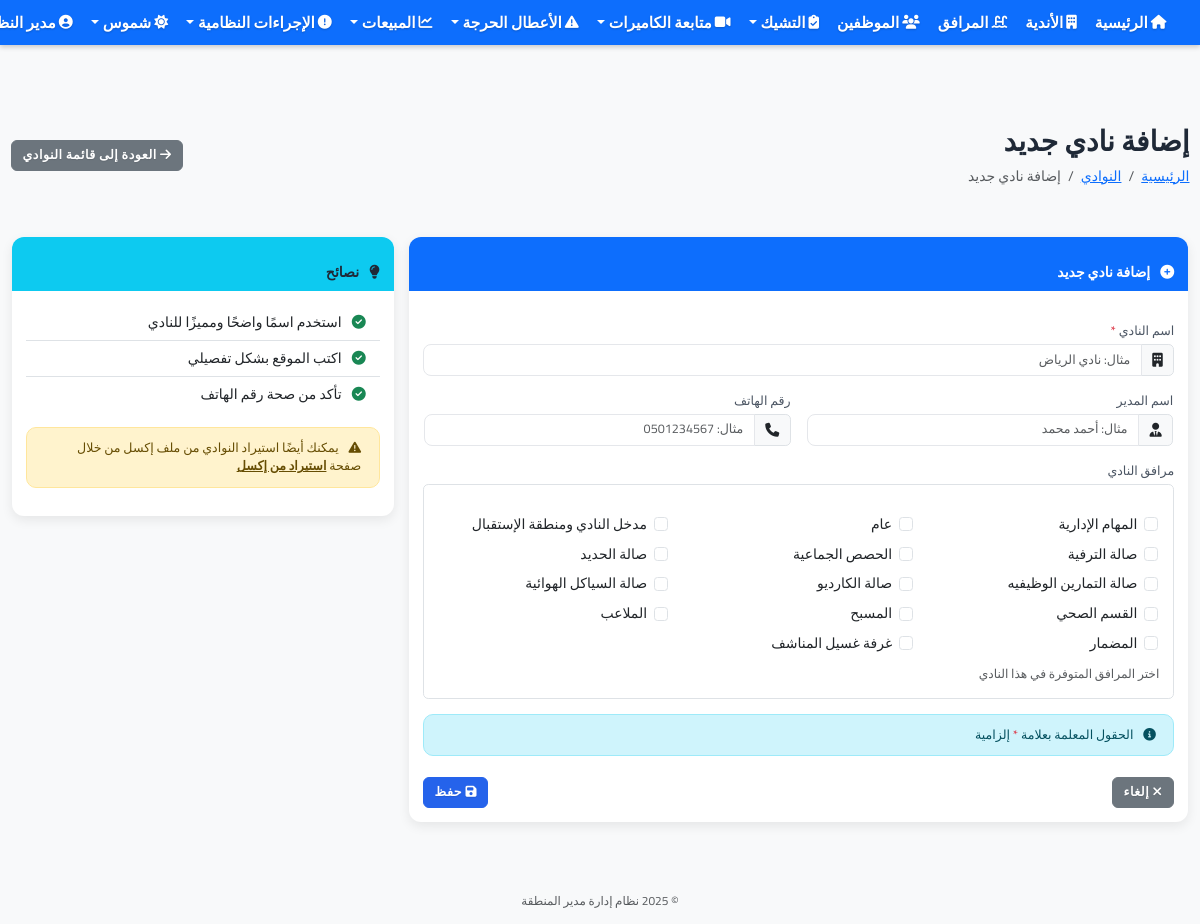
/clubs/new (signed in), run on the app's committed database.
### app.py (models this page shows, shortened)
class User(UserMixin, db.Model):
    __table__ = db.Table('user', db.metadata,
        db.Column('id', db.Integer, primary_key=True),
        db.Column('username', db.String(64), index=True, unique=True),
        db.Column('name', db.String(100)),
        db.Column('phone', db.String(20)),
        db.Column('password', db.String(128)),
        db.Column('is_admin', db.Boolean, default=False),
        db.Column('role', db.String(50), default='user'),  # الدور: admin, manager, supervisor, user
        extend_existing=True
    )
    permissions = db.relationship('Permission', secondary='user_permission', lazy='subquery',
                               backref=db.backref('users', lazy=True))
    clubs = db.relationship('Club', secondary=user_clubs, lazy='subquery',
                          backref=db.backref('users', lazy=True))
    def has_permission(self, permission_code):
        try:
            if self.is_admin:
                return True
        except Exception as e:
            print(f"خطأ في التحقق من الصلاحيات: {str(e)}")
            return False

class Facility(db.Model):
    id = db.Column(db.Integer, primary_key=True)
    name = db.Column(db.String(100), nullable=False)
    is_active = db.Column(db.Boolean, default=True)
    is_imported = db.Column(db.Boolean, default=False)  # حقل يشير إلى أن المرفق تم استيراده من ملف إكسل

### app.py (the view, shortened to what this page needs)
@app.route('/clubs/new', methods=['GET', 'POST'])
@login_required
def new_club():
    if not current_user.has_permission('add_club'):
        flash('ليس لديك صلاحية لإضافة نادي جديد')
        return redirect(url_for('clubs'))
    facilities = Facility.query.filter_by(is_imported=True).all()
    return render_template('clubs/new.html', title='إضافة نادي جديد', facilities=facilities)

### templates/clubs/new.html (shortened to what this page needs)
{% extends "base.html" %}
{% block content %}
<div class="d-flex justify-content-between align-items-center mb-4">
    <div>
        <h1>إضافة نادي جديد</h1>
        <nav aria-label="breadcrumb">
            <ol class="breadcrumb">
                <li class="breadcrumb-item"><a href="{{ url_for('index') }}">الرئيسية</a></li>
                <li class="breadcrumb-item"><a href="{{ url_for('clubs') }}">النوادي</a></li>
                <li class="breadcrumb-item active" aria-current="page">إضافة نادي جديد</li>
            </ol>
        </nav>
    </div>
    <a href="{{ url_for('clubs') }}" class="btn btn-secondary">
        <i class="fas fa-arrow-right"></i> العودة إلى قائمة النوادي
    </a>
</div>
<div class="row">
    <div class="col-md-8">
        <div class="card">
            <div class="card-header bg-primary text-white">
                <h4 class="mb-0"><i class="fas fa-plus-circle me-2"></i> إضافة نادي جديد</h4>
            </div>
            <div class="card-body">
                <form action="" method="post" novalidate>
                    <div class="mb-3">
                        <label for="name" class="form-label">اسم النادي <span class="text-danger">*</span></label>
                        <div class="input-group">
                            <span class="input-group-text"><i class="fas fa-building"></i></span>
                            <input type="text" class="form-control" id="name" name="name" placeholder="مثال: نادي الرياض" required>
                        </div>
                    </div>
                    <div class="row mb-3">
                        <div class="col-md-6">
                            <label for="manager_name" class="form-label">اسم المدير</label>
                            <div class="input-group">
                                <span class="input-group-text"><i class="fas fa-user-tie"></i></span>
                                <input type="text" class="form-control" id="manager_name" name="manager_name" placeholder="مثال: أحمد محمد">
                            </div>
                        </div>
                        <div class="col-md-6">
                            <label for="phone" class="form-label">رقم الهاتف</label>
                            <div class="input-group">
                                <span class="input-group-text"><i class="fas fa-phone"></i></span>
                                <input type="text" class="form-control" id="phone" name="phone" placeholder="مثال: 0501234567">
                            </div>
                        </div>
                    </div>
                    <div class="mb-3">
                        <label class="form-label">مرافق النادي</label>
                        <div class="border rounded p-3">
                            <div class="row">
                                {% for facility in facilities %}
                                <div class="col-md-4 mb-2">
                                    <div class="form-check">
                                        <input class="form-check-input" type="checkbox" name="facilities" value="{{ facility.id }}" id="facility{{ facility.id }}">
                                        <label class="form-check-label" for="facility{{ facility.id }}">
                                            {{ facility.name }}
                                        </label>
                                    </div>
                                </div>
                                {% endfor %}
                            </div>
                            <small class="text-muted">اختر المرافق المتوفرة في هذا النادي</small>
                        </div>
                    </div>
                    <div class="alert alert-info">
                        <i class="fas fa-info-circle me-2"></i>
                        الحقول المعلمة بعلامة <span class="text-danger">*</span> إلزامية
                    </div>
                    <div class="d-flex justify-content-between mt-4">
                        <a href="{{ url_for('clubs') }}" class="btn btn-secondary">
                            <i class="fas fa-times"></i> إلغاء
                        </a>
                        <button type="submit" class="btn btn-primary">
                            <i class="fas fa-save"></i> حفظ
                        </button>
                    </div>
                </form>
            </div>
        </div>
    </div>
    <div class="col-md-4">
        <div class="card">
            <div class="card-header bg-info text-white">
                <h5 class="mb-0"><i class="fas fa-lightbulb me-2"></i> نصائح</h5>
            </div>
            <div class="card-body">
                <ul class="list-group list-group-flush">
                    <li class="list-group-item">
                        <i class="fas fa-check-circle text-success me-2"></i>
                        استخدم اسمًا واضحًا ومميزًا للنادي
                    </li>
                    <li class="list-group-item">
                        <i class="fas fa-check-circle text-success me-2"></i>
                        اكتب الموقع بشكل تفصيلي
                    </li>
                    <li class="list-group-item">
                        <i class="fas fa-check-circle text-success me-2"></i>
                        تأكد من صحة رقم الهاتف
                    </li>
                </ul>
                <div class="alert alert-warning mt-3">
                    <i class="fas fa-exclamation-triangle me-2"></i>
                    يمكنك أيضًا استيراد النوادي من ملف إكسل من خلال صفحة <a href="{{ url_for('import_clubs_excel') }}" class="alert-link">استيراد من إكسل</a>
                </div>
            </div>
        </div>
    </div>
</div>
{% endblock %}

### templates/base.html (shortened to what this page needs)
<!DOCTYPE html>
<html lang="ar" dir="rtl">
<head>
    <link rel="stylesheet" href="https://cdn.jsdelivr.net/npm/bootstrap@5.3.0/dist/css/bootstrap.rtl.min.css">
    <link rel="stylesheet" href="https://cdnjs.cloudflare.com/ajax/libs/font-awesome/6.4.0/css/all.min.css" media="print" onload="this.media='all'">
    <link rel="stylesheet" href="{{ url_for('static', filename='css/fix-size.css') }}">
    <link rel="stylesheet" href="{{ url_for('static', filename='css/performance.css') }}">
    <link rel="stylesheet" href="{{ url_for('static', filename='css/compact-style.css') }}?v={{ range(100000, 999999) | random }}">
    <link rel="stylesheet" href="{{ url_for('static', filename='css/navbar-fixed-solution.css') }}?v={{ range(100000, 999999) | random }}">
    <link rel="stylesheet" href="{{ url_for('static', filename='css/navbar-fixed-absolute-new.css') }}?v={{ range(100000, 999999) | random }}">
    <link rel="stylesheet" href="{{ url_for('static', filename='css/dashboard-cards-fix.css') }}?v={{ range(100000, 999999) | random }}">
</head>
<body class="no-margin" style="padding-top: 70px !important; margin: 0 !important; overflow-x: hidden !important;">
    <nav class="navbar navbar-expand-lg navbar-dark bg-primary px-2 fixed-top" style="position: fixed !important; top: 0 !important; left: 0 !important; right: 0 !important; width: 100% !important; z-index: 1030 !important; margin: 0 !important; padding: 0 !important; height: 45px !important; box-shadow: 0 2px 5px rgba(0, 0, 0, 0.2) !important; transform: none !important; transition: none !important; animation: none !important; will-change: auto !important;">
        <div class="container-fluid" style="padding: 0;">
            <div class="collapse navbar-collapse" id="navbarNav">
                <ul class="navbar-nav">
                    {% if current_user.is_authenticated %}
                    <li class="nav-item">
                        <a class="nav-link fw-bold" href="{{ url_for('index') }}">
                            <i class="fas fa-home me-1"></i> الرئيسية
                        </a>
                    </li>
                    <li class="nav-item">
                        <a class="nav-link fw-bold" href="{{ url_for('clubs') }}">
                            <i class="fas fa-building me-1"></i> الأندية
                        </a>
                    </li>
                    <li class="nav-item">
                        <a class="nav-link fw-bold" href="{{ url_for('facilities') }}">
                            <i class="fas fa-swimming-pool me-1"></i> المرافق
                        </a>
                    </li>
                    <li class="nav-item">
                        <a class="nav-link fw-bold" href="{{ url_for('employees') }}">
                            <i class="fas fa-users me-1"></i> الموظفين
                        </a>
                    </li>
                    <li class="nav-item dropdown">
                        <a class="nav-link dropdown-toggle fw-bold" href="#" id="checksDropdown" role="button" data-bs-toggle="dropdown">
                            <i class="fas fa-clipboard-check me-1"></i> التشيك
                        </a>
                    </li>
                    <li class="nav-item dropdown">
                        <a class="nav-link dropdown-toggle fw-bold" href="#" id="cameraDropdown" role="button" data-bs-toggle="dropdown">
                            <i class="fas fa-video me-1"></i> متابعة الكاميرات
                        </a>
                    </li>
                    <li class="nav-item dropdown">
                        <a class="nav-link dropdown-toggle fw-bold" href="#" id="criticalIssuesDropdown" role="button" data-bs-toggle="dropdown">
                            <i class="fas fa-exclamation-triangle me-1"></i> الأعطال الحرجة
                        </a>
                    </li>
                    <li class="nav-item dropdown">
                        <a class="nav-link dropdown-toggle fw-bold" href="#" id="salesDropdown" role="button" data-bs-toggle="dropdown">
                            <i class="fas fa-chart-line me-1"></i> المبيعات
                        </a>
                    </li>
                    <li class="nav-item dropdown">
                        <a class="nav-link dropdown-toggle fw-bold" href="#" id="violationsDropdown" role="button" data-bs-toggle="dropdown">
                            <i class="fas fa-exclamation-circle me-1"></i> الإجراءات النظامية
                        </a>
                    </li>
                    <li class="nav-item dropdown">
                        <a class="nav-link dropdown-toggle fw-bold" href="#" id="shumoosDropdown" role="button" data-bs-toggle="dropdown">
                            <i class="fas fa-sun me-1"></i> شموس
                        </a>
                    </li>
                    {% endif %}
                </ul>
                <ul class="navbar-nav ms-auto">
                    {% if current_user.is_authenticated %}
                    <li class="nav-item dropdown">
                        <a class="nav-link dropdown-toggle fw-bold" href="#" id="navbarDropdown" role="button" data-bs-toggle="dropdown">
                            <i class="fas fa-user-circle me-1"></i> {{ current_user.name }}
                        </a>
                    </li>
                    {% else %}
                    <li class="nav-item">
                        <a class="nav-link fw-bold" href="{{ url_for('login') }}">
                            <i class="fas fa-sign-in-alt me-1"></i> تسجيل الدخول
                        </a>
                    </li>
                    {% endif %}
                </ul>
            </div>
        </div>
    </nav>
    <main class="container-fluid px-3" style="margin-top: 20px !important; padding-top: 20px !important;">
        {% block content %}{% endblock %}
    </main>
    <footer class="footer mt-5 py-3 bg-light">
        <div class="container text-center">
            <span class="text-muted">© 2025 نظام إدارة مدير المنطقة</span>
        </div>
    </footer>
</body>
</html>

### data on the page
User: name "مدير…"
Facility: name "المهام الإدارية"
Facility: name "عام"
Facility: name "مدخل النادي ومنطقة الإستقبال"
Facility: name "صالة الترفية"
Facility: name "الحصص الجماعية"
Facility: name "صالة الحديد"
Facility: name "صالة التمارين الوظيفيه"
Facility: name "صالة الكارديو"
Facility: name "صالة السياكل الهوائية"
Facility: name "القسم الصحي"
Facility: name "المسبح"
Facility: name "الملاعب"
Facility: name "المضمار"
Facility: name "غرفة غسيل المناشف"
